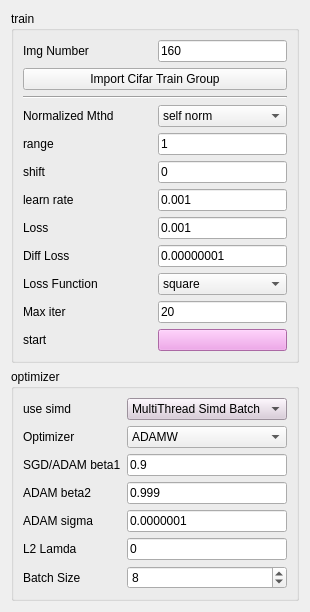
      <widget class="QWidget" name="tab_4">
       <attribute name="title">
        <string>Train</string>
       </attribute>
       <layout class="QGridLayout" name="gridLayout_14">
        <item row="1" column="0">
         <widget class="QGroupBox" name="groupBox_3">
          <property name="title">
           <string>optimizer</string>
          </property>
          <layout class="QGridLayout" name="gridLayout_10">
           <item row="0" column="0">
            <widget class="QLabel" name="label_26">
             <property name="text">
              <string>use simd</string>
             </property>
            </widget>
           </item>
           <item row="3" column="1">
            <widget class="QLineEdit" name="lineEdit_adamBeta2">
             <property name="sizePolicy">
              <sizepolicy hsizetype="Preferred" vsizetype="Fixed">
               <horstretch>0</horstretch>
               <verstretch>0</verstretch>
              </sizepolicy>
             </property>
             <property name="text">
              <string>0.999</string>
             </property>
            </widget>
           </item>
           <item row="3" column="0">
            <widget class="QLabel" name="label_46">
             <property name="text">
              <string>ADAM beta2</string>
             </property>
            </widget>
           </item>
           <item row="1" column="1">
            <widget class="QComboBox" name="comboBox_optimizer">
             <property name="currentIndex">
              <number>6</number>
             </property>
             <item>
              <property name="text">
               <string>NooP</string>
              </property>
             </item>
             <item>
              <property name="text">
               <string>SGD</string>
              </property>
             </item>
             <item>
              <property name="text">
               <string>SGDM</string>
              </property>
             </item>
             <item>
              <property name="text">
               <string>SGDW</string>
              </property>
             </item>
             <item>
              <property name="text">
               <string>SGNAD</string>
              </property>
             </item>
             <item>
              <property name="text">
               <string>ADAM</string>
              </property>
             </item>
             <item>
              <property name="text">
               <string>ADAMW</string>
              </property>
             </item>
            </widget>
           </item>
           <item row="1" column="0">
            <widget class="QLabel" name="label_31">
             <property name="text">
              <string>Optimizer</string>
             </property>
            </widget>
           </item>
           <item row="4" column="0">
            <widget class="QLabel" name="label_47">
             <property name="text">
              <string>ADAM sigma</string>
             </property>
            </widget>
           </item>
           <item row="5" column="0">
            <widget class="QLabel" name="label_48">
             <property name="text">
              <string>L2 Lamda</string>
             </property>
            </widget>
           </item>
           <item row="4" column="1">
            <widget class="QLineEdit" name="lineEdit_adamSigma">
             <property name="sizePolicy">
              <sizepolicy hsizetype="Preferred" vsizetype="Fixed">
               <horstretch>0</horstretch>
               <verstretch>0</verstretch>
              </sizepolicy>
             </property>
             <property name="text">
              <string>0.0000001</string>
             </property>
            </widget>
           </item>
           <item row="0" column="1">
            <widget class="QComboBox" name="comboBox_useSimd">
             <property name="styleSheet">
              <string notr="true">background-color: rgb(218, 203, 218);</string>
             </property>
             <property name="currentIndex">
              <number>3</number>
             </property>
             <item>
              <property name="text">
               <string>Basic</string>
              </property>
             </item>
             <item>
              <property name="text">
               <string>Simd</string>
              </property>
             </item>
             <item>
              <property name="text">
               <string>MultiThread Simd Layer</string>
              </property>
             </item>
             <item>
              <property name="text">
               <string>MultiThread Simd Batch</string>
              </property>
             </item>
            </widget>
           </item>
           <item row="5" column="1">
            <widget class="QLineEdit" name="lineEdit_L2Lamda">
             <property name="sizePolicy">
              <sizepolicy hsizetype="Preferred" vsizetype="Fixed">
               <horstretch>0</horstretch>
               <verstretch>0</verstretch>
              </sizepolicy>
             </property>
             <property name="text">
              <string>0</string>
             </property>
            </widget>
           </item>
           <item row="2" column="0">
            <widget class="QLabel" name="label_45">
             <property name="text">
              <string>SGD/ADAM beta1</string>
             </property>
            </widget>
           </item>
           <item row="2" column="1">
            <widget class="QLineEdit" name="lineEdit_adamBeta1">
             <property name="sizePolicy">
              <sizepolicy hsizetype="Preferred" vsizetype="Fixed">
               <horstretch>0</horstretch>
               <verstretch>0</verstretch>
              </sizepolicy>
             </property>
             <property name="text">
              <string>0.9</string>
             </property>
            </widget>
           </item>
           <item row="6" column="0">
            <widget class="QLabel" name="label_28">
             <property name="text">
              <string>Batch Size</string>
             </property>
            </widget>
           </item>
           <item row="6" column="1">
            <widget class="QSpinBox" name="spinBox_batchSize">
             <property name="maximum">
              <number>32</number>
             </property>
             <property name="value">
              <number>8</number>
             </property>
            </widget>
           </item>
          </layout>
         </widget>
        </item>
        <item row="0" column="0">
         <widget class="QGroupBox" name="groupBox_7">
          <property name="title">
           <string>train</string>
          </property>
          <layout class="QGridLayout" name="gridLayout_8">
           <item row="0" column="0">
            <widget class="QLabel" name="label_42">
             <property name="text">
              <string>Img Number</string>
             </property>
            </widget>
           </item>
           <item row="7" column="1">
            <widget class="QLineEdit" name="lineEdit_NormalizedSHif">
             <property name="sizePolicy">
              <sizepolicy hsizetype="Preferred" vsizetype="Fixed">
               <horstretch>0</horstretch>
               <verstretch>0</verstretch>
              </sizepolicy>
             </property>
             <property name="text">
              <string>0</string>
             </property>
            </widget>
           </item>
           <item row="11" column="1">
            <widget class="QLineEdit" name="lineEdit_diffLoss">
             <property name="sizePolicy">
              <sizepolicy hsizetype="Preferred" vsizetype="Fixed">
               <horstretch>0</horstretch>
               <verstretch>0</verstretch>
              </sizepolicy>
             </property>
             <property name="text">
              <string>0.00000001</string>
             </property>
            </widget>
           </item>
           <item row="13" column="1">
            <widget class="QLineEdit" name="lineEdit_maxIters">
             <property name="sizePolicy">
              <sizepolicy hsizetype="Preferred" vsizetype="Fixed">
               <horstretch>0</horstretch>
               <verstretch>0</verstretch>
              </sizepolicy>
             </property>
             <property name="text">
              <string>20</string>
             </property>
            </widget>
           </item>
           <item row="13" column="0">
            <widget class="QLabel" name="label_39">
             <property name="text">
              <string>Max iter</string>
             </property>
            </widget>
           </item>
           <item row="5" column="1">
            <widget class="QComboBox" name="comboBox_normalizedMethd">
             <property name="currentIndex">
              <number>2</number>
             </property>
             <item>
              <property name="text">
               <string>None</string>
              </property>
             </item>
             <item>
              <property name="text">
               <string>global norm</string>
              </property>
             </item>
             <item>
              <property name="text">
               <string>self norm</string>
              </property>
             </item>
            </widget>
           </item>
           <item row="4" column="0" colspan="2">
            <widget class="Line" name="line">
             <property name="orientation">
              <enum>Qt::Horizontal</enum>
             </property>
            </widget>
           </item>
           <item row="9" column="0">
            <widget class="QLabel" name="label_36">
             <property name="text">
              <string>learn rate</string>
             </property>
            </widget>
           </item>
           <item row="7" column="0">
            <widget class="QLabel" name="label_43">
             <property name="text">
              <string>shift</string>
             </property>
            </widget>
           </item>
           <item row="20" column="0">
            <widget class="QLabel" name="label_Traingmode">
             <property name="text">
              <string>start</string>
             </property>
            </widget>
           </item>
           <item row="6" column="0">
            <widget class="QLabel" name="label_41">
             <property name="text">
              <string>range</string>
             </property>
            </widget>
           </item>
           <item row="20" column="1">
            <widget class="QPushButton" name="pushButton_startTraning">
             <property name="palette">
              <palette>
               <active>
                <colorrole role="WindowText">
                 <brush brushstyle="SolidPattern">
                  <color alpha="255">
                   <red>245</red>
                   <green>226</green>
                   <blue>255</blue>
                  </color>
                 </brush>
                </colorrole>
                <colorrole role="Button">
                 <brush brushstyle="SolidPattern">
                  <color alpha="255">
                   <red>239</red>
                   <green>147</green>
                   <blue>230</blue>
                  </color>
                 </brush>
                </colorrole>
                <colorrole role="Light">
                 <brush brushstyle="SolidPattern">
                  <color alpha="255">
                   <red>170</red>
                   <green>255</green>
                   <blue>127</blue>
                  </color>
                 </brush>
                </colorrole>
                <colorrole role="Midlight">
                 <brush brushstyle="SolidPattern">
                  <color alpha="255">
                   <red>127</red>
                   <green>255</green>
                   <blue>63</blue>
                  </color>
                 </brush>
                </colorrole>
                <colorrole role="Dark">
                 <brush brushstyle="SolidPattern">
                  <color alpha="255">
                   <red>42</red>
                   <green>127</green>
                   <blue>0</blue>
                  </color>
                 </brush>
                </colorrole>
                <colorrole role="Mid">
                 <brush brushstyle="SolidPattern">
                  <color alpha="255">
                   <red>56</red>
                   <green>170</green>
                   <blue>0</blue>
                  </color>
                 </brush>
                </colorrole>
                <colorrole role="Text">
                 <brush brushstyle="SolidPattern">
                  <color alpha="255">
                   <red>245</red>
                   <green>226</green>
                   <blue>255</blue>
                  </color>
                 </brush>
                </colorrole>
                <colorrole role="BrightText">
                 <brush brushstyle="SolidPattern">
                  <color alpha="255">
                   <red>255</red>
                   <green>255</green>
                   <blue>255</blue>
                  </color>
                 </brush>
                </colorrole>
                <colorrole role="ButtonText">
                 <brush brushstyle="SolidPattern">
                  <color alpha="255">
                   <red>245</red>
                   <green>226</green>
                   <blue>255</blue>
                  </color>
                 </brush>
                </colorrole>
                <colorrole role="Base">
                 <brush brushstyle="SolidPattern">
                  <color alpha="255">
                   <red>239</red>
                   <green>147</green>
                   <blue>230</blue>
                  </color>
                 </brush>
                </colorrole>
                <colorrole role="Window">
                 <brush brushstyle="SolidPattern">
                  <color alpha="255">
                   <red>239</red>
                   <green>147</green>
                   <blue>230</blue>
                  </color>
                 </brush>
                </colorrole>
                <colorrole role="Shadow">
                 <brush brushstyle="SolidPattern">
                  <color alpha="255">
                   <red>0</red>
                   <green>0</green>
                   <blue>0</blue>
                  </color>
                 </brush>
                </colorrole>
                <colorrole role="AlternateBase">
                 <brush brushstyle="SolidPattern">
                  <color alpha="255">
                   <red>170</red>
                   <green>255</green>
                   <blue>127</blue>
                  </color>
                 </brush>
                </colorrole>
                <colorrole role="ToolTipBase">
                 <brush brushstyle="SolidPattern">
                  <color alpha="255">
                   <red>255</red>
                   <green>255</green>
                   <blue>220</blue>
                  </color>
                 </brush>
                </colorrole>
                <colorrole role="ToolTipText">
                 <brush brushstyle="SolidPattern">
                  <color alpha="255">
                   <red>0</red>
                   <green>0</green>
                   <blue>0</blue>
                  </color>
                 </brush>
                </colorrole>
               </active>
               <inactive>
                <colorrole role="WindowText">
                 <brush brushstyle="SolidPattern">
                  <color alpha="255">
                   <red>245</red>
                   <green>226</green>
                   <blue>255</blue>
                  </color>
                 </brush>
                </colorrole>
                <colorrole role="Button">
                 <brush brushstyle="SolidPattern">
                  <color alpha="255">
                   <red>239</red>
                   <green>147</green>
                   <blue>230</blue>
                  </color>
                 </brush>
                </colorrole>
                <colorrole role="Light">
                 <brush brushstyle="SolidPattern">
                  <color alpha="255">
                   <red>170</red>
                   <green>255</green>
                   <blue>127</blue>
                  </color>
                 </brush>
                </colorrole>
                <colorrole role="Midlight">
                 <brush brushstyle="SolidPattern">
                  <color alpha="255">
                   <red>127</red>
                   <green>255</green>
                   <blue>63</blue>
                  </color>
                 </brush>
                </colorrole>
                <colorrole role="Dark">
                 <brush brushstyle="SolidPattern">
                  <color alpha="255">
                   <red>42</red>
                   <green>127</green>
                   <blue>0</blue>
                  </color>
                 </brush>
                </colorrole>
                <colorrole role="Mid">
                 <brush brushstyle="SolidPattern">
                  <color alpha="255">
                   <red>56</red>
                   <green>170</green>
                   <blue>0</blue>
                  </color>
                 </brush>
                </colorrole>
                <colorrole role="Text">
                 <brush brushstyle="SolidPattern">
                  <color alpha="255">
                   <red>245</red>
                   <green>226</green>
                   <blue>255</blue>
                  </color>
                 </brush>
                </colorrole>
                <colorrole role="BrightText">
                 <brush brushstyle="SolidPattern">
                  <color alpha="255">
                   <red>255</red>
                   <green>255</green>
                   <blue>255</blue>
                  </color>
                 </brush>
                </colorrole>
                <colorrole role="ButtonText">
                 <brush brushstyle="SolidPattern">
                  <color alpha="255">
                   <red>245</red>
                   <green>226</green>
                   <blue>255</blue>
                  </color>
                 </brush>
                </colorrole>
                <colorrole role="Base">
                 <brush brushstyle="SolidPattern">
                  <color alpha="255">
                   <red>239</red>
                   <green>147</green>
                   <blue>230</blue>
                  </color>
                 </brush>
                </colorrole>
                <colorrole role="Window">
                 <brush brushstyle="SolidPattern">
                  <color alpha="255">
                   <red>239</red>
                   <green>147</green>
                   <blue>230</blue>
                  </color>
                 </brush>
                </colorrole>
                <colorrole role="Shadow">
                 <brush brushstyle="SolidPattern">
                  <color alpha="255">
                   <red>0</red>
                   <green>0</green>
                   <blue>0</blue>
                  </color>
                 </brush>
                </colorrole>
                <colorrole role="AlternateBase">
                 <brush brushstyle="SolidPattern">
                  <color alpha="255">
                   <red>170</red>
                   <green>255</green>
                   <blue>127</blue>
                  </color>
                 </brush>
                </colorrole>
                <colorrole role="ToolTipBase">
                 <brush brushstyle="SolidPattern">
                  <color alpha="255">
                   <red>255</red>
                   <green>255</green>
                   <blue>220</blue>
                  </color>
                 </brush>
                </colorrole>
                <colorrole role="ToolTipText">
                 <brush brushstyle="SolidPattern">
                  <color alpha="255">
                   <red>0</red>
                   <green>0</green>
                   <blue>0</blue>
                  </color>
                 </brush>
                </colorrole>
               </inactive>
               <disabled>
                <colorrole role="WindowText">
                 <brush brushstyle="SolidPattern">
                  <color alpha="255">
                   <red>245</red>
                   <green>226</green>
                   <blue>255</blue>
                  </color>
                 </brush>
                </colorrole>
                <colorrole role="Button">
                 <brush brushstyle="SolidPattern">
                  <color alpha="255">
                   <red>239</red>
                   <green>147</green>
                   <blue>230</blue>
                  </color>
                 </brush>
                </colorrole>
                <colorrole role="Light">
                 <brush brushstyle="SolidPattern">
                  <color alpha="255">
                   <red>170</red>
                   <green>255</green>
                   <blue>127</blue>
                  </color>
                 </brush>
                </colorrole>
                <colorrole role="Midlight">
                 <brush brushstyle="SolidPattern">
                  <color alpha="255">
                   <red>127</red>
                   <green>255</green>
                   <blue>63</blue>
                  </color>
                 </brush>
                </colorrole>
                <colorrole role="Dark">
                 <brush brushstyle="SolidPattern">
                  <color alpha="255">
                   <red>42</red>
                   <green>127</green>
                   <blue>0</blue>
                  </color>
                 </brush>
                </colorrole>
                <colorrole role="Mid">
                 <brush brushstyle="SolidPattern">
                  <color alpha="255">
                   <red>56</red>
                   <green>170</green>
                   <blue>0</blue>
                  </color>
                 </brush>
                </colorrole>
                <colorrole role="Text">
                 <brush brushstyle="SolidPattern">
                  <color alpha="255">
                   <red>245</red>
                   <green>226</green>
                   <blue>255</blue>
                  </color>
                 </brush>
                </colorrole>
                <colorrole role="BrightText">
                 <brush brushstyle="SolidPattern">
                  <color alpha="255">
                   <red>255</red>
                   <green>255</green>
                   <blue>255</blue>
                  </color>
                 </brush>
                </colorrole>
                <colorrole role="ButtonText">
                 <brush brushstyle="SolidPattern">
                  <color alpha="255">
                   <red>245</red>
                   <green>226</green>
                   <blue>255</blue>
                  </color>
                 </brush>
                </colorrole>
                <colorrole role="Base">
                 <brush brushstyle="SolidPattern">
                  <color alpha="255">
                   <red>239</red>
                   <green>147</green>
                   <blue>230</blue>
                  </color>
                 </brush>
                </colorrole>
                <colorrole role="Window">
                 <brush brushstyle="SolidPattern">
                  <color alpha="255">
                   <red>239</red>
                   <green>147</green>
                   <blue>230</blue>
                  </color>
                 </brush>
                </colorrole>
                <colorrole role="Shadow">
                 <brush brushstyle="SolidPattern">
                  <color alpha="255">
                   <red>0</red>
                   <green>0</green>
                   <blue>0</blue>
                  </color>
                 </brush>
                </colorrole>
                <colorrole role="AlternateBase">
                 <brush brushstyle="SolidPattern">
                  <color alpha="255">
                   <red>85</red>
                   <green>255</green>
                   <blue>0</blue>
                  </color>
                 </brush>
                </colorrole>
                <colorrole role="ToolTipBase">
                 <brush brushstyle="SolidPattern">
                  <color alpha="255">
                   <red>255</red>
                   <green>255</green>
                   <blue>220</blue>
                  </color>
                 </brush>
                </colorrole>
                <colorrole role="ToolTipText">
                 <brush brushstyle="SolidPattern">
                  <color alpha="255">
                   <red>0</red>
                   <green>0</green>
                   <blue>0</blue>
                  </color>
                 </brush>
                </colorrole>
               </disabled>
              </palette>
             </property>
             <property name="styleSheet">
              <string notr="true">background-color: rgb(239, 147, 230);</string>
             </property>
             <property name="text">
              <string/>
             </property>
            </widget>
           </item>
           <item row="10" column="0">
            <widget class="QLabel" name="label_37">
             <property name="text">
              <string>Loss</string>
             </property>
            </widget>
           </item>
           <item row="10" column="1">
            <widget class="QLineEdit" name="lineEdit_Loss">
             <property name="sizePolicy">
              <sizepolicy hsizetype="Preferred" vsizetype="Fixed">
               <horstretch>0</horstretch>
               <verstretch>0</verstretch>
              </sizepolicy>
             </property>
             <property name="text">
              <string>0.001</string>
             </property>
            </widget>
           </item>
           <item row="11" column="0">
            <widget class="QLabel" name="label_38">
             <property name="text">
              <string>Diff Loss</string>
             </property>
            </widget>
           </item>
           <item row="1" column="0" colspan="2">
            <widget class="QPushButton" name="pushButton_cifarTrains">
             <property name="text">
              <string>Import Cifar Train Group</string>
             </property>
            </widget>
           </item>
           <item row="9" column="1">
            <widget class="QLineEdit" name="lineEdit_learnRate">
             <property name="sizePolicy">
              <sizepolicy hsizetype="Preferred" vsizetype="Fixed">
               <horstretch>0</horstretch>
               <verstretch>0</verstretch>
              </sizepolicy>
             </property>
             <property name="text">
              <string>0.001</string>
             </property>
            </widget>
           </item>
           <item row="5" column="0">
            <widget class="QLabel" name="label_35">
             <property name="text">
              <string>Normalized Mthd</string>
             </property>
            </widget>
           </item>
           <item row="6" column="1">
            <widget class="QLineEdit" name="lineEdit_NormalizedRange">
             <property name="sizePolicy">
              <sizepolicy hsizetype="Preferred" vsizetype="Fixed">
               <horstretch>0</horstretch>
               <verstretch>0</verstretch>
              </sizepolicy>
             </property>
             <property name="text">
              <string>1</string>
             </property>
            </widget>
           </item>
           <item row="0" column="1">
            <widget class="QLineEdit" name="lineEdit_ImgNumbers">
             <property name="sizePolicy">
              <sizepolicy hsizetype="Preferred" vsizetype="Fixed">
               <horstretch>0</horstretch>
               <verstretch>0</verstretch>
              </sizepolicy>
             </property>
             <property name="text">
              <string>160</string>
             </property>
            </widget>
           </item>
           <item row="12" column="0">
            <widget class="QLabel" name="label">
             <property name="text">
              <string>Loss Function</string>
             </property>
            </widget>
           </item>
           <item row="12" column="1">
            <widget class="QComboBox" name="comboBox_lossFunction">
             <item>
              <property name="text">
               <string>square</string>
              </property>
             </item>
             <item>
              <property name="text">
               <string>cross entropy</string>
              </property>
             </item>
            </widget>
           </item>
          </layout>
         </widget>
        </item>
       </layout>
      </widget>
